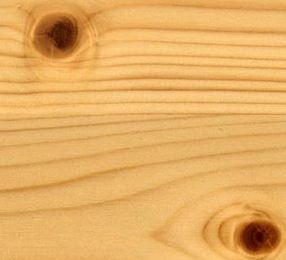
#> input picture Binarization/img/1.JPG, 286 x 260 px, found by its file name
$ python objectMap.py
#> lines starting #> are read from the running program, lines starting #| are printed output that depends on the picture; after the words box and inside, x2 and y2 are one past the last pixel; in counts of white or black regions, pixels touching at a corner belong together
__author__ = 'KolesnikG'

import cv2
import numpy as np


img=cv2.imread("img/1.jpg",0)
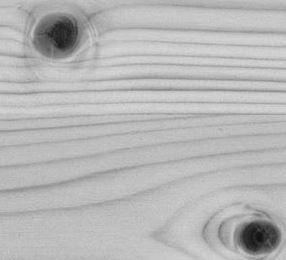
#> img: shape (260, 286); min 16, max 216, mean 183.1

ret,img=cv2.threshold(img,0,255,cv2.THRESH_BINARY_INV+cv2.THRESH_OTSU)
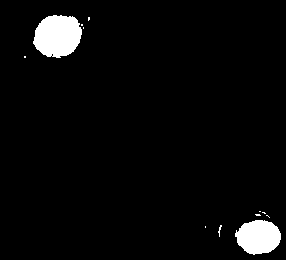
#> img: shape (260, 286); 3.9% white; 12 white regions (10 under 20 px), largest, box (x1, y1, x2, y2) and area: (33, 15, 82, 58) 1622, (235, 220, 281, 255) 1209
#> ret = 134
img=cv2.medianBlur(img,11)
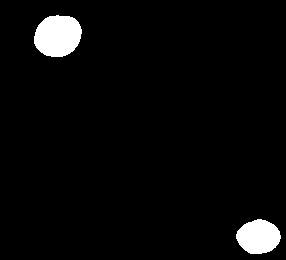
#> img: shape (260, 286); 3.7% white; 2 white regions, box (x1, y1, x2, y2) and area: (34, 15, 82, 57) 1589, (236, 219, 281, 254) 1179

cur=1;
def numerated(img):
    global cur
    km=kn=0
    for i in range(1,img.shape[0]):
        for j in range(1,img.shape[1]):
            kn = j - 1
            if kn <= 0:
                kn = 1
                B = 0
            else:
                B = img[i][kn]
            km = i - 1
            if km <= 0:
                km = 1
                C = 0
            else:
                C = img[km][j]

            A = img[i][j]
            if A==0: pass
            elif (B==0 and C==0):
                cur+=1
                img[i][j] = cur
            elif (B != 0 and C==0):
                img[i][j]=B
            elif (B==0 and C!=0):
                img[i][j]=C
            elif (B!=0 and C!=0):
                if B==C:
                    img[i][j]=B
                else:
                    img[i][j]=B
                    img[img==C]=B
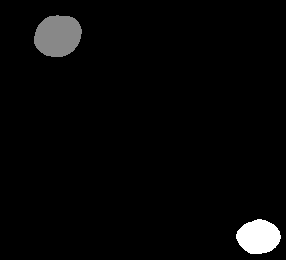
#> img: shape (260, 286); 3.72% of pixels changed, all inside (x1, y1, x2, y2) = (34, 15, 281, 254); drawn with min black and max white
#> after the loop, cur = 30
    return img

img=numerated(img)

def filter(img, bigvalue):
    for i in range(0,img.shape[0]):
        for j in range(0,img.shape[1]):
            if img[i][j] not in bigvalue:
                img[i][j]=0
    return img


def print_img(img):
    for i in range(0,img.shape[0]):
        for j in range(0,img.shape[1]):
            print(img[i][j],end='\t')
        print(' ')


def get_bigvalue(img,cur):
#> called with cur = 30
    m=[0]*(cur+1);bigvalue=[]
#> after `m = [0] * (cur + 1)`: m = 31 values from 0 to 0
    for i in range(0,img.shape[0]):
        for j in range(0,img.shape[1]):
            m[img[i][j]]+=1
#> after the loop, m = 31 values, max 71592 at index 0, min 0 at index 1, mean 2398.7
    for i in range(1,len(m)):
        if m[i]>700:
            bigvalue+=[i]
#> this loop made 30 passes
#> bigvalue on passes 16, 30: [16], [16, 30]
    return bigvalue

bigv=get_bigvalue(img,cur)
#> bigv = [16, 30]
contour=[[] for i in range(len(bigv))]
#> contour = [[], []]

img=filter(img,bigv)


neighbors = [(0, -1), (1, -1), (1, 0), (1, 1), (0, 1), (-1, 1), (-1, 0), (-1, -1)]

def find_boundary(img,bigv):
    boundary_coord=[];k=0;
    for i in range(0,img.shape[0]):
        for j in range(0,img.shape[1]):
            if img[i][j]==bigv[k]:
                boundary_coord+=[(i,j)]
                k+=1
                if k>=len(bigv):
                    return boundary_coord
#> after the loop, boundary_coord = [(15, 56), (219, 257)]; k = 2

bound_point=find_boundary(img,bigv)
#> bound_point = [(15, 56), (219, 257)]

def contour_obj(boundary_point):
    t=0
    while(t<len(boundary_point)):
        i,j=boundary_point[t]
        si,sj=i,j
        img[i][j]=1
        k=0
        while k<8:
                m,n=neighbors[k]
                if (img[i+m][j+n]!=1) and (img[i+m][j+n]!=bigv[t]):
                    if k==7:
                        k=0
                    else:
                        k+=1
                else:
                    j,i=j+n,i+m
                    contour[t]+=[(i,j)]
                    img[i][j]=1
                    k-=1
                    if i==si and j==sj:
                        break
        t+=1
#> this loop made 2 passes
#> (si, sj, t) on passes 1 to 2: (15, 56, 1), (219, 257, 2)
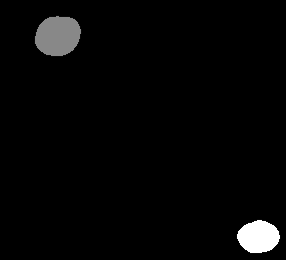
#> img: shape (260, 286); 0.32% of pixels changed, all inside (x1, y1, x2, y2) = (34, 15, 281, 254); drawn with min black and max white
#> after the loop, contour = 2 items; t = 2
    return img,contour


img,contour=contour_obj(bound_point)

def fit_contour(contour):
    coord=[[0,0,0,0] for i in range(len(contour))]
#> coord = [[0, 0, 0, 0], [0, 0, 0, 0]]
    k=0;
    while(k<len(contour)):
        l1=[];l2=[]
        for i in range(0,len(contour[k])):
            l1+=[contour[k][i][0]]
            l2+=[contour[k][i][1]]
        coord[k]=(np.amin(l2),np.amin(l1)),(np.amax(l2),np.amax(l1))
        k+=1
#> this loop made 2 passes
#> k on passes 1 to 2: 1, 2
#> after the loop, coord = [((34, 15), (81, 56)), ((236, 219), (280, 253))]; k = 2
    return coord

coord=fit_contour(contour)
#> coord = [((34, 15), (81, 56)), ((236, 219), (280, 253))]
print(coord)
#| [((34, 15), (81, 56)), ((236, 219), (280, 253))]

img1=cv2.imread("img/1.jpg")
#> img1 is the input picture: shape (260, 286, 3); mean B, G, R 99.8, 175.1, 230.4

for i in range(0,len(coord)):
    img1=cv2.rectangle(img1,coord[i][0],coord[i][1],(0,0,255),2)
#> this loop made 2 passes
#> pass 1, `img1=cv2.rectangle(img1,coord[i][0],coord[i][1],(0,0,255),2)`:
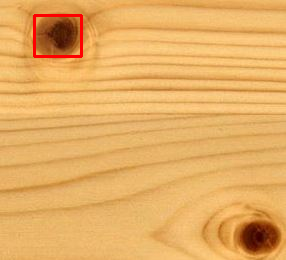
#> img1: shape (260, 286, 3); 0.7% of pixels changed, all inside (x1, y1, x2, y2) = (33, 14, 83, 58)
#> pass 2, `img1=cv2.rectangle(img1,coord[i][0],coord[i][1],(0,0,255),2)`:
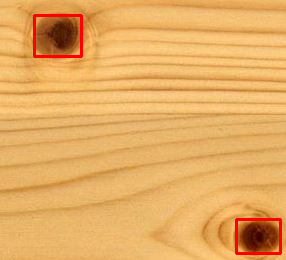
#> img1: shape (260, 286, 3); 0.62% of pixels changed, all inside (x1, y1, x2, y2) = (235, 218, 282, 255)

cv2.imwrite("img/final.jpg",img1)
